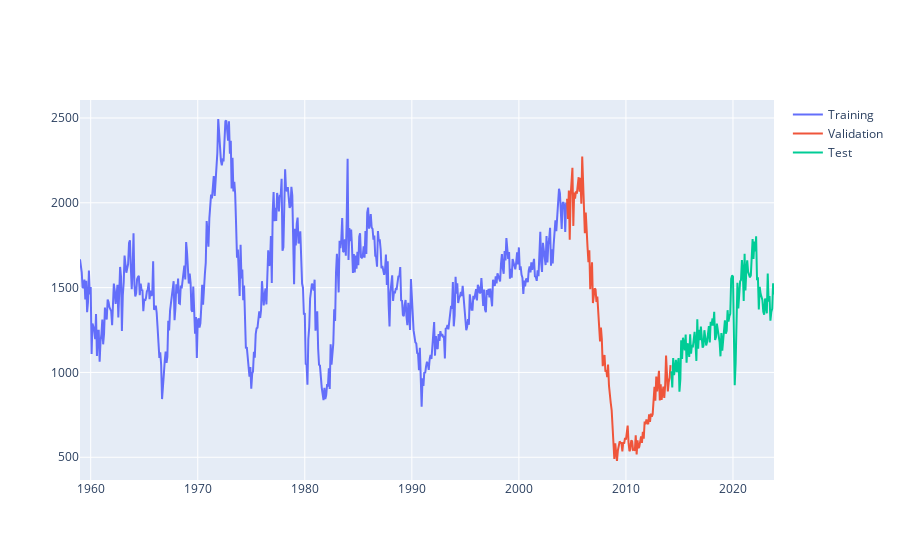

Write notebook code for a chart like this one.
### Code cell
import plotly.graph_objects as go

# Assuming you have a DataFrame named merged_df
# Example DataFrame
# merged_df = ...

# Replace 'Date' with 'date' and 'Close' with the desired column name
test_size = 0.15
valid_size = 0.15

test_split_idx = int(merged_df.shape[0] * (1 - test_size))
valid_split_idx = int(merged_df.shape[0] * (1 - (valid_size + test_size)))

train_df = merged_df.loc[:valid_split_idx].copy()
valid_df = merged_df.loc[valid_split_idx + 1:test_split_idx].copy()
test_df = merged_df.loc[test_split_idx + 1:].copy()

fig = go.Figure()
fig.add_trace(go.Scatter(x=train_df['date'], y=train_df['HOUST'], name='Training'))
fig.add_trace(go.Scatter(x=valid_df['date'], y=valid_df['HOUST'], name='Validation'))
fig.add_trace(go.Scatter(x=test_df['date'], y=test_df['HOUST'], name='Test'))
fig.show()
